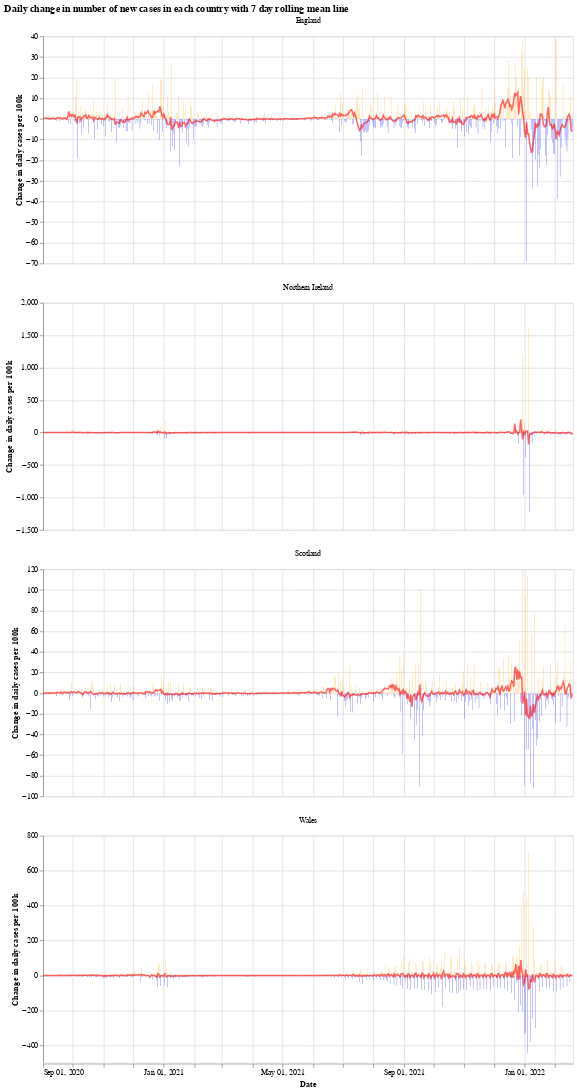

Write notebook code for a chart like this one.
### Markdown cell above
We will use the Python library `Altair` for visualising the data, see the [altair docs](https://altair-viz.github.io/) for more information.

First we have a graph which shows the daily change in the number of new cases for each country. This number jumps up and down all over the place, which is likely due to delay in reporting of new cases over the weekend. Another interesting thing is that it looks like the daily cases in Wales experienced a much shorter period of calm over the summer (calm in the sense of daily cases not jumping up and down).

The orange bars are days when the number of new cases (per 100k population) was more than the previous day, while the blue are days when the number of new cases dropped. The red line is the 7 day moving average. 

When the moving average line is below 0, it means that there is a consistent drop in new cases. We can see this clearly happening around the times that lockdowns were introduced (though, to varying degrees). I will update the graphs soon with a marker of when each lockdown started.

### Code cell
# collapse
import altair as alt

bars = alt.Chart(uk_cases).mark_bar().encode(
    x=alt.X("yearmonthdate(date):T", axis=alt.Axis(title='Date')),
    y=alt.Y("casesChangeRate:Q", axis=alt.Axis(title='Change in daily cases per 100k')),
    tooltip='casesChange',
    color=alt.condition(
        alt.datum.casesChangeRate > 0,
        alt.value("orange"),  # The positive color
        alt.value("blue")  # The negative color
    )
).properties(title='Daily change in number of new cases with 7 day rolling mean',width=700).interactive()

line = alt.Chart(uk_cases).mark_line(
    color='red',
    size=2,
    opacity=0.6
).transform_window(
    rolling_mean='mean(casesChangeRate)',
    frame=[0, 7],
    groupby=['areaName']
).encode(
    x='yearmonthdate(date):T',
    y='rolling_mean:Q'
)

alt.layer(bars, line, data=uk_cases).facet(alt.Column(
    'areaName', title=''), columns=1).resolve_scale(y='independent').properties(title='Daily change in number of new cases in each country with 7 day rolling mean line')

### Figure 1 — Vega-Lite specification as saved in the notebook (floating-point values rounded to 4 significant figures; data arrays with more than 128 entries replaced by an {"elided": "..."} marker saying what was removed)
{"config": {"view": {"continuousWidth": 400, "continuousHeight": 300}}, "data": {"name": "data-2897368746aa74142d41bb61bcbda333"}, "facet": {"type": "nominal", "field": "areaName", "title": ""}, "spec": {"layer": [{"mark": "bar", "encoding": {"color": {"condition": {"value": "orange", "test": "(datum.casesChangeRate > 0)"}, "value": "blue"}, "tooltip": {"type": "quantitative", "field": "casesChange"}, "x": {"type": "temporal", "axis": {"title": "Date"}, "field": "date", "timeUnit": "yearmonthdate"}, "y": {"type": "quantitative", "axis": {"title": "Change in daily cases per 100k"}, "field": "casesChangeRate"}}, "selection": {"selector001": {"type": "interval", "bind": "scales", "encodings": ["x", "y"]}}, "title": "Daily change in number of new cases with 7 day rolling mean", "width": 700}, {"mark": {"type": "line", "color": "red", "opacity": 0.6, "size": 2}, "encoding": {"x": {"type": "temporal", "field": "date", "timeUnit": "yearmonthdate"}, "y": {"type": "quantitative", "field": "rolling_mean"}}, "transform": [{"window": [{"op": "mean", "field": "casesChangeRate", "as": "rolling_mean"}], "frame": [0, 7], "groupby": ["areaName"]}]}]}, "columns": 1, "resolve": {"scale": {"y": "independent"}}, "title": "Daily change in number of new cases in each country with 7 day rolling mean line", "$schema": "https://vega.github.io/schema/vega-lite/v4.8.1.json", "datasets": {"data-2897368746aa74142d41bb61bcbda333": {"elided": "2144 records"}}}
